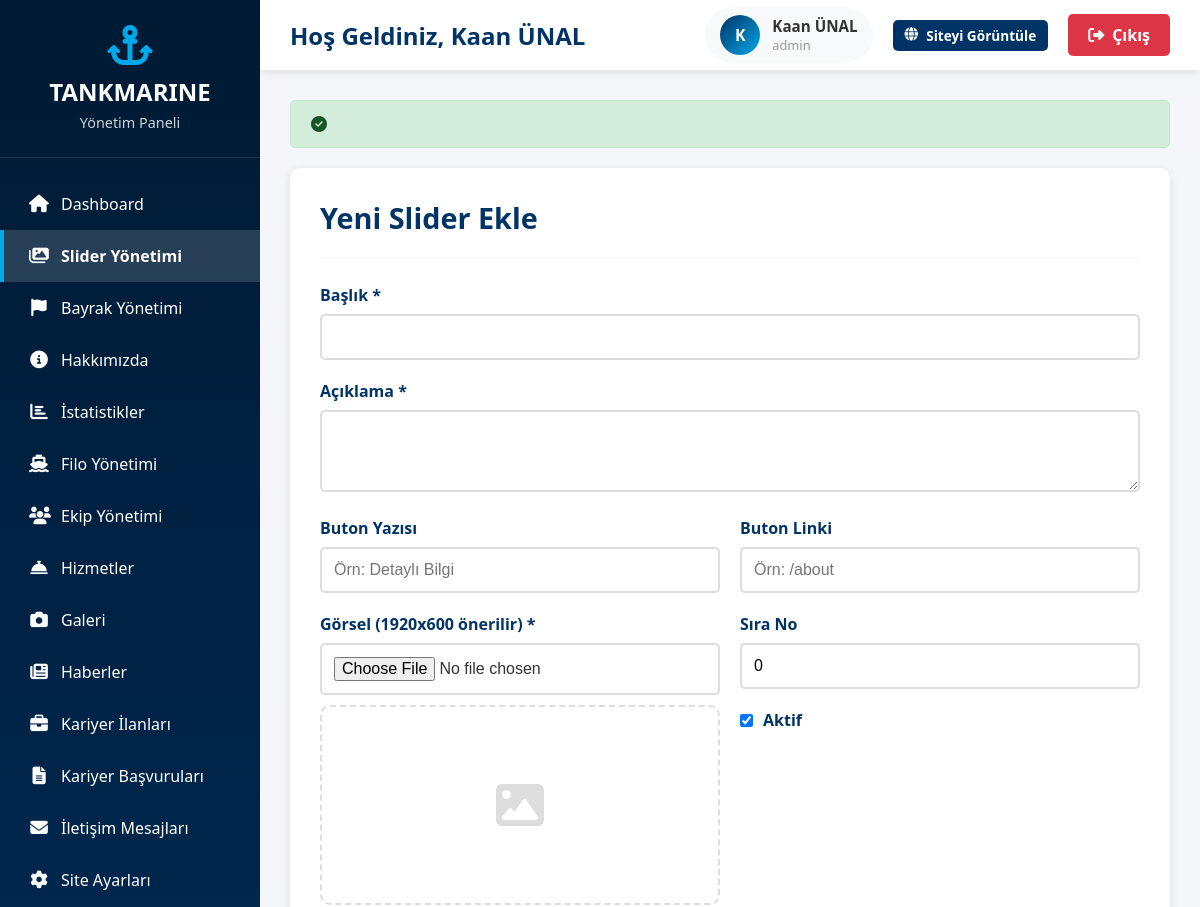
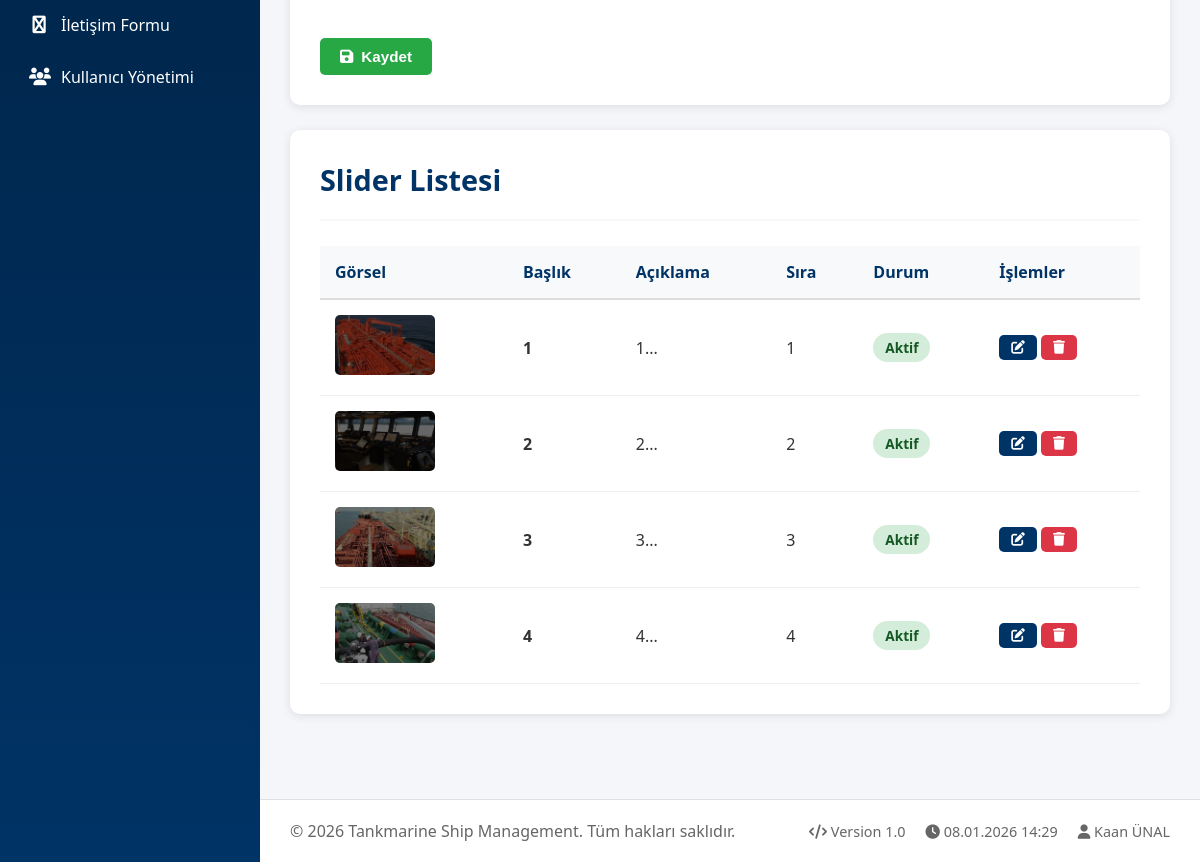
/admin/sliders.php (signed in), run on the app's committed database (2 pictures, top to bottom).
### tables this page shows
CREATE TABLE `sliders` (
  `id` int(11) NOT NULL,
  `title` varchar(255) DEFAULT NULL,
  `description` text DEFAULT NULL,
  `image` varchar(255) DEFAULT NULL,
  `button_text` varchar(100) DEFAULT NULL,
  `button_link` varchar(255) DEFAULT NULL,
  `sort_order` int(11) DEFAULT 0,
  `active` tinyint(1) DEFAULT 1,
  `created_at` timestamp NOT NULL DEFAULT current_timestamp(),
  `updated_at` timestamp NOT NULL DEFAULT current_timestamp() ON UPDATE current_timestamp()
);

### config.php (called while the page is built, shortened)
<?php
try {
    $pdo = new PDO(
        "mysql:host=" . DB_HOST . ";dbname=" . DB_NAME . ";charset=utf8mb4",
        DB_USER,
        DB_PASS,
        [
            PDO::ATTR_ERRMODE => PDO::ERRMODE_EXCEPTION,
            PDO::ATTR_DEFAULT_FETCH_MODE => PDO::FETCH_ASSOC,
            PDO::ATTR_EMULATE_PREPARES => false
        ]
    );
} catch(PDOException $e) {
    die("Veritabanı bağlantı hatası: " . $e->getMessage());
}
function flash($key, $value = null) {
    if ($value === null) {
        if (isset($_SESSION['flash'][$key])) {
            $value = $_SESSION['flash'][$key];
            return $value;
        }
        return null;
    }
}
function isAdmin() {
    return isset($_SESSION['admin_id']);
}
function getAdmin() {
    global $pdo;
    $stmt = $pdo->prepare("SELECT * FROM admin_users WHERE id = ?");
    $stmt->execute([$_SESSION['admin_id']]);
    return $stmt->fetch();
}
?>

### admin/sliders.php (the view, shortened to what this page needs)
<?php
require_once 'header.php';
$edit_slider = null;
$stmt = $pdo->query("SELECT * FROM sliders ORDER BY sort_order ASC");
$sliders = $stmt->fetchAll();
?>
<?php if(flash('success')): ?>
<div class="alert alert-success"><i class="fas fa-check-circle"></i> <?php echo flash('success'); ?></div>
<?php endif; ?>
<div class="content-card">
    <div class="content-header">
        <h2><?php echo $edit_slider ? 'Slider Düzenle' : 'Yeni Slider Ekle'; ?></h2>
    </div>
    <form method="POST" enctype="multipart/form-data">
        <div class="form-group">
            <label>Başlık *</label>
            <input type="text" name="title" class="form-control" value="<?php echo $edit_slider ? htmlspecialchars($edit_slider['title']) : ''; ?>" required>
        </div>
        <div class="form-group">
            <label>Açıklama *</label>
            <textarea name="description" class="form-control" rows="3" required><?php echo $edit_slider ? htmlspecialchars($edit_slider['description']) : ''; ?></textarea>
        </div>
        <div class="form-row">
            <div class="form-group">
                <label>Buton Yazısı</label>
                <input type="text" name="button_text" class="form-control" value="<?php echo $edit_slider ? htmlspecialchars($edit_slider['button_text']) : ''; ?>" placeholder="Örn: Detaylı Bilgi">
            </div>
            <div class="form-group">
                <label>Buton Linki</label>
                <input type="text" name="button_link" class="form-control" value="<?php echo $edit_slider ? htmlspecialchars($edit_slider['button_link']) : ''; ?>" placeholder="Örn: /about">
            </div>
        </div>
        <div class="form-row">
            <div class="form-group">
                <label>Görsel (1920x600 önerilir) *</label>
                <input type="file" name="image" class="form-control" accept="image/*" onchange="previewImage(this, 'imagePreview')" <?php echo !$edit_slider ? 'required' : ''; ?>>
                <div class="image-preview" id="imagePreview" style="width: 100%; height: 200px;">
                    <?php if($edit_slider && $edit_slider['image']): ?>
                    <img src="<?php echo UPLOAD_URL . $edit_slider['image']; ?>" alt="">
                    <?php else: ?>
                    <i class="fas fa-image" style="font-size: 3rem; color: #ddd;"></i>
                    <?php endif; ?>
                </div>
            </div>
            <div>
                <div class="form-group">
                    <label>Sıra No</label>
                    <input type="number" name="sort_order" class="form-control" value="<?php echo $edit_slider ? $edit_slider['sort_order'] : '0'; ?>" min="0">
                </div>
                <div class="form-group">
                    <label style="display: flex; align-items: center; gap: 10px; cursor: pointer;">
                        <input type="checkbox" name="active" value="1" <?php echo (!$edit_slider || $edit_slider['active']) ? 'checked' : ''; ?>>
                        <span>Aktif</span>
                    </label>
                </div>
            </div>
        </div>
        <div style="display: flex; gap: 10px; margin-top: 20px;">
            <button type="submit" class="btn btn-success">
                <i class="fas fa-save"></i> <?php echo $edit_slider ? 'Güncelle' : 'Kaydet'; ?>
            </button>
        </div>
    </form>
</div>
<div class="content-card">
    <div class="content-header">
        <h2>Slider Listesi</h2>
    </div>
    <?php if(count($sliders) > 0): ?>
    <table class="data-table">
        <thead>
            <tr>
                <th>Görsel</th>
                <th>Başlık</th>
                <th>Açıklama</th>
                <th>Sıra</th>
                <th>Durum</th>
                <th>İşlemler</th>
            </tr>
        </thead>
        <tbody>
            <?php foreach($sliders as $slider): ?>
            <tr>
                <td>
                    <?php if($slider['image']): ?>
                    <img src="<?php echo UPLOAD_URL . $slider['image']; ?>" alt="" style="width: 100px; height: 60px;">
                    <?php endif; ?>
                </td>
                <td><strong><?php echo htmlspecialchars($slider['title']); ?></strong></td>
                <td><?php echo htmlspecialchars(substr($slider['description'], 0, 60)) . '...'; ?></td>
                <td><?php echo $slider['sort_order']; ?></td>
                <td>
                    <span class="badge badge-<?php echo $slider['active'] ? 'success' : 'danger'; ?>">
                        <?php echo $slider['active'] ? 'Aktif' : 'Pasif'; ?>
                    </span>
                </td>
                <td>
                    <a href="sliders.php?edit=<?php echo $slider['id']; ?>" class="btn btn-primary btn-sm">
                        <i class="fas fa-edit"></i>
                    </a>
                    <a href="sliders.php?delete=<?php echo $slider['id']; ?>" class="btn btn-danger btn-sm" onclick="return confirmDelete()">
                        <i class="fas fa-trash"></i>
                    </a>
                </td>
            </tr>
            <?php endforeach; ?>
        </tbody>
    </table>
    <?php else: ?>
    <p style="text-align: center; color: #999; padding: 40px;">Henüz slider eklenmemiş</p>
    <?php endif; ?>
</div>
<?php require_once 'footer.php'; ?>

### admin/header.php (shortened to what this page needs)
<?php
require_once '../config.php';
$admin = getAdmin();
$current_page = basename($_SERVER['PHP_SELF'], '.php');
?><!DOCTYPE html>
<html lang="tr">
<head>
    <link rel="stylesheet" href="https://cdnjs.cloudflare.com/ajax/libs/font-awesome/6.4.0/css/all.min.css">
</head>
<body>
    <div class="sidebar">
        <div class="sidebar-logo">
            <i class="fas fa-anchor"></i>
            <h1>TANKMARINE</h1>
            <p>Yönetim Paneli</p>
        </div>
        <nav class="sidebar-menu">
            <a href="index.php" class="menu-item <?php echo $current_page == 'index' ? 'active' : ''; ?>">
                <i class="fas fa-home"></i>
                <span>Dashboard</span>
            </a>
            <a href="sliders.php" class="menu-item <?php echo $current_page == 'sliders' ? 'active' : ''; ?>">
                <i class="fas fa-images"></i>
                <span>Slider Yönetimi</span>
            </a>
            <a href="flags.php" class="menu-item <?php echo $current_page == 'flags' ? 'active' : ''; ?>">
                <i class="fas fa-flag"></i>
                <span>Bayrak Yönetimi</span>
            </a>
            <a href="about.php" class="menu-item <?php echo $current_page == 'about' ? 'active' : ''; ?>">
                <i class="fas fa-info-circle"></i>
                <span>Hakkımızda</span>
            </a>
            <a href="statistics.php" class="menu-item <?php echo $current_page == 'statistics' ? 'active' : ''; ?>">
                <i class="fas fa-chart-bar"></i>
                <span>İstatistikler</span>
            </a>
            <a href="fleet.php" class="menu-item <?php echo $current_page == 'fleet' ? 'active' : ''; ?>">
                <i class="fas fa-ship"></i>
                <span>Filo Yönetimi</span>
            </a>
            <a href="team.php" class="menu-item <?php echo $current_page == 'team' ? 'active' : ''; ?>">
                <i class="fas fa-users"></i>
                <span>Ekip Yönetimi</span>
            </a>
            <a href="services.php" class="menu-item <?php echo $current_page == 'services' ? 'active' : ''; ?>">
                <i class="fas fa-concierge-bell"></i>
                <span>Hizmetler</span>
            </a>
            <a href="gallery.php" class="menu-item <?php echo $current_page == 'gallery' ? 'active' : ''; ?>">
                <i class="fas fa-camera"></i>
                <span>Galeri</span>
            </a>
            <a href="news.php" class="menu-item <?php echo $current_page == 'news' ? 'active' : ''; ?>">
                <i class="fas fa-newspaper"></i>
                <span>Haberler</span>
            </a>
            <a href="careers.php" class="menu-item <?php echo $current_page == 'careers' ? 'active' : ''; ?>">
                <i class="fas fa-briefcase"></i>
                <span>Kariyer İlanları</span>
            </a>
            <a href="applications.php" class="menu-item <?php echo $current_page == 'applications' ? 'active' : ''; ?>">
                <i class="fas fa-file-alt"></i>
                <span>Kariyer Başvuruları</span>
            </a>
            <a href="messages.php" class="menu-item <?php echo $current_page == 'messages' ? 'active' : ''; ?>">
                <i class="fas fa-envelope"></i>
                <span>İletişim Mesajları</span>
            </a>
            <a href="settings.php" class="menu-item <?php echo $current_page == 'settings' ? 'active' : ''; ?>">
                <i class="fas fa-cog"></i>
                <span>Site Ayarları</span>
            </a>
            <a href="contact-fields.php" class="menu-item <?php echo $current_page == 'contact-fields' ? 'active' : ''; ?>">
                <i class="fas fa-wpforms"></i>
                <span>İletişim Formu</span>
                            <a href="users.php" class="menu-item <?php echo $current_page == 'admin_users   ' ? 'active' : ''; ?>">
                <i class="fas fa-users"></i>
                <span>Kullanıcı Yönetimi</span>
            </a>
            </a>
        </nav>
    </div>
    <div class="top-header">
        <div class="header-left">
            <h2>Hoş Geldiniz, <?php echo htmlspecialchars($admin['full_name']); ?></h2>
        </div>
        <div class="header-right">
            <div class="user-info">
                <div class="user-avatar">
                    <?php echo strtoupper(substr($admin['full_name'], 0, 1)); ?>
                </div>
                <div>
                    <div style="font-weight: 600; font-size: 0.95rem;">
                        <?php echo htmlspecialchars($admin['full_name']); ?>
                    </div>
                    <div style="font-size: 0.8rem; color: #999;">
                        <?php echo htmlspecialchars($admin['role']); ?>
                    </div>
                </div>
            </div>
            <a href="<?php echo SITE_URL; ?>" target="_blank" class="btn btn-primary btn-sm">
                <i class="fas fa-globe"></i> Siteyi Görüntüle
            </a>
            <a href="logout.php" class="logout-btn">
                <i class="fas fa-sign-out-alt"></i> Çıkış
            </a>
        </div>
    </div>
    <div class="main-content">

### admin/footer.php (shortened to what this page needs)
</div>
    <footer style="margin-left: var(--sidebar-width); padding: 20px 30px; background: white; border-top: 1px solid #e0e0e0; margin-top: 30px;">
        <div style="display: flex; justify-content: space-between; align-items: center; color: #666;">
            <div>
                &copy; <?php echo date('Y'); ?> Tankmarine Ship Management. Tüm hakları saklıdır.
            </div>
            <div style="display: flex; gap: 20px; font-size: 0.9rem;">
                <span><i class="fas fa-code"></i> Version 1.0</span>
                <span><i class="fas fa-clock"></i> <?php echo date('d.m.Y H:i'); ?></span>
                <span><i class="fas fa-user"></i> <?php echo htmlspecialchars($admin['username']); ?></span>
            </div>
        </div>
    </footer>
</body>
</html>

### data on the page
sliders: image (picture), title "1", description "1", sort_order "1", active "Aktif"
sliders: image (picture), title "2", description "2", sort_order "2", active "Aktif"
sliders: image (picture), title "3", description "3", sort_order "3", active "Aktif"
sliders: image (picture), title "4", description "4", sort_order "4", active "Aktif"

### other printed values
$admin['full_name'] "Kaan ÜNAL"
substr($admin['full_name'], 0, 1) "K"
$admin['role'] "admin"
$admin['username'] "Kaan ÜNAL"
